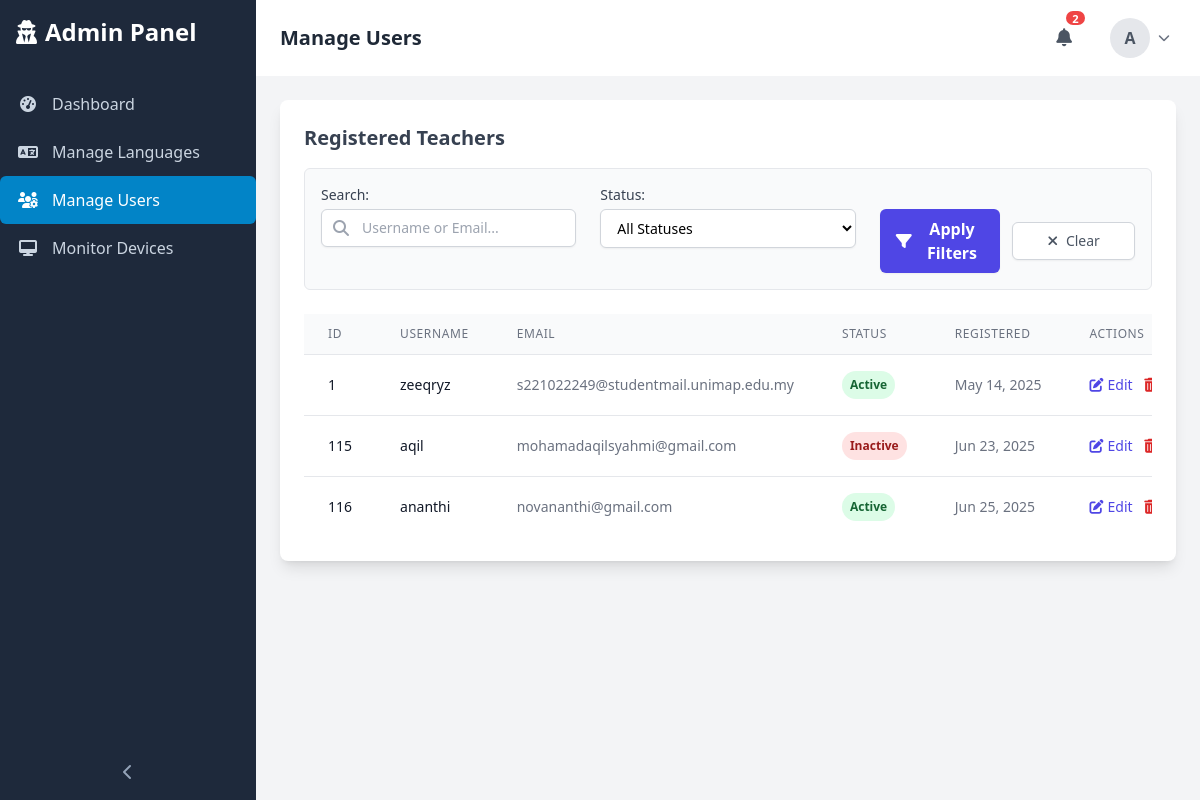
Page /admin_manage_users.php (signed in) on the committed database.
### tables this page shows
CREATE TABLE `users` (
  `id` int(11) NOT NULL,
  `username` varchar(255) NOT NULL,
  `email` varchar(255) NOT NULL,
  `password` varchar(255) NOT NULL,
  `role` enum('admin','teacher') NOT NULL,
  `status` enum('active','inactive') DEFAULT 'active',
  `created_at` timestamp NOT NULL DEFAULT current_timestamp(),
  `updated_at` timestamp NOT NULL DEFAULT current_timestamp() ON UPDATE current_timestamp(),
  `profile_pic_path` varchar(255) DEFAULT NULL
);

### admin_manage_users.php (the view, shortened to what this page needs)
<?php
include 'db_connection.php';
$search_query = trim($_GET['search_query'] ?? '');
$status_filter = trim($_GET['status_filter'] ?? '');
function get_user_redirect_url($base_url, $query, $status) {
    $params = [];
    return $base_url . (!empty($params) ? "?" . http_build_query($params) : '');
}
$base_script_path = "/admin_manage_users.php";
$sql = "SELECT id, username, email, role, status, created_at FROM users WHERE role = 'teacher'";
$sql .= " ORDER BY id ASC";
$stmt_all = $conn->prepare($sql);
$result_all_teachers = false;
if ($stmt_all) {
    if ($stmt_all->execute()) {
        $result_all_teachers = $stmt_all->get_result();
    } else {
        $modal_error_message = "Error fetching teachers list: " . $stmt_all->error;
    }
} else {
    $modal_error_message = "Error preparing to fetch teachers: " . $conn->error;
}
?>
<?php include 'header.php'; ?>
<head>
</head>
<main class="flex-1 overflow-x-hidden overflow-y-auto bg-gray-100 p-6">
    <div class="container mx-auto">
        <div class="bg-white p-6 rounded-lg shadow-lg">
            <h2 class="text-xl font-semibold text-gray-700 mb-4">Registered Teachers</h2>
            <form action="<?php echo htmlspecialchars($base_script_path); ?>" method="GET" class="mb-6">
                <div class="grid grid-cols-1 md:grid-cols-3 gap-x-6 gap-y-4 bg-gray-50 p-4 rounded-md border border-gray-200">
                    <div>
                        <label for="search_query_input" class="block text-sm font-medium text-gray-700">Search:</label>
                        <div class="relative mt-1">
                            <div class="absolute inset-y-0 left-0 pl-3 flex items-center pointer-events-none"><i class="fas fa-search text-gray-400"></i></div>
                            <input type="text" name="search_query" id="search_query_input" placeholder="Username or Email..." class="block w-full pl-10 px-3 py-2 bg-white border border-gray-300 rounded-md shadow-sm focus:outline-none focus:ring-indigo-500 focus:border-indigo-500 sm:text-sm" value="<?php echo htmlspecialchars($search_query); ?>">
                        </div>
                    </div>
                    <div>
                        <label for="status_filter_select" class="block text-sm font-medium text-gray-700">Status:</label>
                        <select name="status_filter" id="status_filter_select" class="mt-1 block w-full px-3 py-2 bg-white border border-gray-300 rounded-md shadow-sm focus:outline-none focus:ring-indigo-500 focus:border-indigo-500 sm:text-sm">
                            <option value="">All Statuses</option>
                        </select>
                    </div>
                    <div class="md:pt-5"> <div class="flex items-center space-x-3 mt-1">
                            <button type="submit" class="btn-icon flex-1 justify-center bg-indigo-600 hover:bg-indigo-700 text-white font-semibold py-2 px-4 rounded-md shadow-sm focus:outline-none focus:ring-2 focus:ring-offset-2 focus:ring-indigo-500">
                                <i class="fas fa-filter"></i>Apply Filters
                            </button>
                            <a href="<?php echo $base_script_path; ?>" class="btn-icon flex-1 justify-center text-center text-gray-600 hover:text-gray-900 bg-white hover:bg-gray-100 border border-gray-300 py-2 px-4 rounded-md text-sm shadow-sm">
                                <i class="fas fa-times"></i>Clear
                            </a>
                        </div>
                    </div>
                </div>
            </form>
            <div class="overflow-x-auto">
                <?php if ($result_all_teachers && $result_all_teachers->num_rows > 0): ?>
                    <table class="min-w-full divide-y divide-gray-200">
                        <thead class="bg-gray-50">
                            <tr>
                                <th class="px-6 py-3 text-left text-xs font-medium text-gray-500 uppercase tracking-wider">ID</th>
                                <th class="px-6 py-3 text-left text-xs font-medium text-gray-500 uppercase tracking-wider">Username</th>
                                <th class="px-6 py-3 text-left text-xs font-medium text-gray-500 uppercase tracking-wider">Email</th>
                                <th class="px-6 py-3 text-left text-xs font-medium text-gray-500 uppercase tracking-wider">Status</th>
                                <th class="px-6 py-3 text-left text-xs font-medium text-gray-500 uppercase tracking-wider">Registered</th>
                                <th class="px-6 py-3 text-left text-xs font-medium text-gray-500 uppercase tracking-wider">Actions</th>
                            </tr>
                        </thead>
                        <tbody class="bg-white divide-y divide-gray-200">
                            <?php while ($teacher = $result_all_teachers->fetch_assoc()): ?>
                                <tr>
                                    <td class="px-6 py-4 whitespace-nowrap text-sm text-gray-900"><?php echo $teacher['id']; ?></td>
                                    <td class="px-6 py-4 whitespace-nowrap text-sm text-gray-900"><?php echo htmlspecialchars($teacher['username']); ?></td>
                                    <td class="px-6 py-4 whitespace-nowrap text-sm text-gray-500"><?php echo htmlspecialchars($teacher['email']); ?></td>
                                    <td class="px-6 py-4 whitespace-nowrap text-sm">
                                        <span class="px-2 py-1 inline-flex text-xs leading-5 font-semibold rounded-full <?php echo ($teacher['status'] === 'active' ? 'bg-green-100 text-green-800' : 'bg-red-100 text-red-800'); ?>">
                                            <?php echo ucfirst($teacher['status']); ?>
                                        </span>
                                    </td>
                                    <td class="px-6 py-4 whitespace-nowrap text-sm text-gray-500"><?php echo date('M d, Y', strtotime($teacher['created_at'])); ?></td>
                                    <td class="px-6 py-4 whitespace-nowrap text-sm font-medium space-x-2">
                                        <a href="<?php echo get_user_redirect_url($base_script_path, $search_query, $status_filter) . (strpos(get_user_redirect_url($base_script_path, $search_query, $status_filter), '?') === false ? '?' : '&') . 'edit_user=' . $teacher['id']; ?>#edit-section" class="text-indigo-600 hover:text-indigo-900"><i class="fas fa-edit mr-1"></i>Edit</a>
                                        <button type="button" class="text-red-600 hover:text-red-900 delete-button" data-user-id="<?php echo $teacher['id']; ?>" data-username="<?php echo htmlspecialchars($teacher['username']); ?>">
                                            <i class="fas fa-trash-alt mr-1"></i>Delete
                                        </button>
                                    </td>
                                </tr>
                            <?php endwhile; ?>
                        </tbody>
                    </table>
                <?php endif; ?>
            </div>
        </div>
    </div>
</main>
</body>
</html>

### admin_manage_users.php (style rules this page uses)
.btn-icon { display: inline-flex; align-items: center; justify-content: center; }
.btn-icon i { margin-right: 0.5rem; }

### rows in the picture
users: id "1", username "zeeqryz", email "s221022249@studentmail.unimap.edu.my", status "Active", created_at "May 14, 2025"
users: id "115", username "aqil", email "mohamadaqilsyahmi@gmail.com", status "Inactive", created_at "Jun 23, 2025"
users: id "116", username "ananthi", email "novananthi@gmail.com", status "Active", created_at "Jun 25, 2025"

### other values in the picture
$item['label'] "Dashboard"
$item['label'] "Manage Languages"
$item['label'] "Manage Users"
$item['label'] "Monitor Devices"
$total_notifications_count "2"
substr($_SESSION['username'] ?? 'A', 0, 1) "A"
